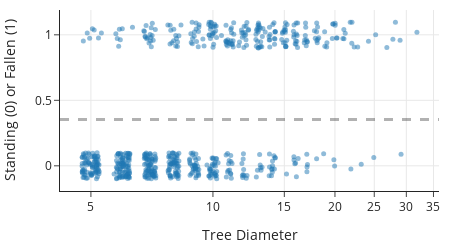

Notebook source saved alongside this figure:
### Markdown cell above
Having this 0-1 feature also lets us make a plot to show the relationship between tree diameter and windthrow. This is analogous to our process for linear regression, where we make scatter plots of the outcome variable against explanatory variable(s) (see {numref}`Chapter %s <ch:linear>`).

Below we plot the tree status against diameter, but we add a small amount of random noise to the status to help us see the density of 0 and 1 values at each diameter. As before, we jitter the diameter values too and adjust the opacity of the markers to reduce over-plotting. We also add a horizontal line at the proportion of fallen trees:

### Code cell
fig = px.scatter(x=jitter(trees['diameter'], amt=0.5), 
                 y = jitter(trees['status_0_1']), 
                 log_x=True, width=450, height=250)

fig.update_traces(marker=dict(opacity=0.5, size=5))
fig.add_hline(y=pr_fallen, line_width=3, line_dash="dash", line_color="black")
fig.update_layout(xaxis_title="Tree Diameter",
                  yaxis_title="Standing (0) or Fallen (1)")

fig

### Figure 1 — Plotly figure (JSON) as saved in the notebook; plotly's stock layout.template omitted (floating-point values rounded to 4 significant figures; data arrays with more than 128 entries replaced by an {"elided": "..."} marker saying what was removed)
{"data": [{"hovertemplate": "x=%{x}<br>y=%{y}<extra></extra>", "legendgroup": "", "marker": {"color": "#1F77B4", "opacity": 0.5, "size": 5, "symbol": "circle"}, "mode": "markers", "name": "", "orientation": "v", "showlegend": false, "type": "scatter", "x": {"elided": "659 float values"}, "xaxis": "x", "y": {"elided": "659 float values"}, "yaxis": "y"}], "layout": {"height": 250, "legend": {"tracegroupgap": 0}, "shapes": [{"line": {"color": "black", "dash": "dash", "width": 3}, "type": "line", "x0": 0, "x1": 1, "xref": "x domain", "y0": 0.3536, "y1": 0.3536, "yref": "y"}], "width": 450, "xaxis": {"anchor": "y", "autorange": true, "domain": [0, 1], "range": [0.6227, 1.558], "title": {"text": "Tree Diameter"}, "type": "log"}, "yaxis": {"anchor": "x", "autorange": true, "domain": [0, 1], "range": [-0.1922, 1.19], "title": {"text": "Standing (0) or Fallen (1)"}, "type": "linear"}}}
